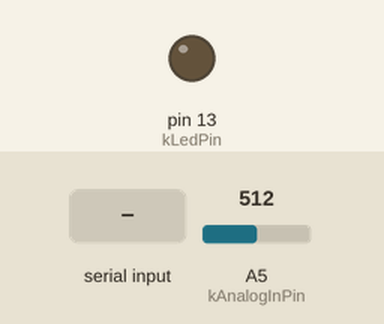
Recording of a sketch running on a simulated Arduino Leonardo, built with avr-gcc and run on an emulated ATmega32U4. Shown: output pins drawn as LEDs (lit = HIGH). The inputs (shaded band) are chosen by the test bench; at power-on: A5 (kAnalogInPin) = 512. What the sketch prints to the serial monitor is not drawn.

Above: at 1.2 s.
1.3 s: "2" received over Serial
At 2.0 s:
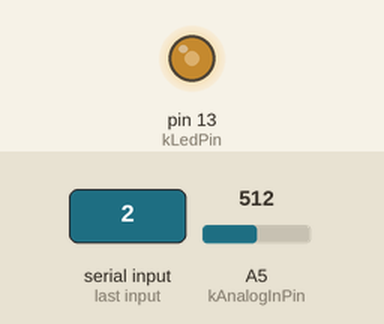
2.8 s: A5 (kAnalogInPin) set to 568
At 3.8 s:
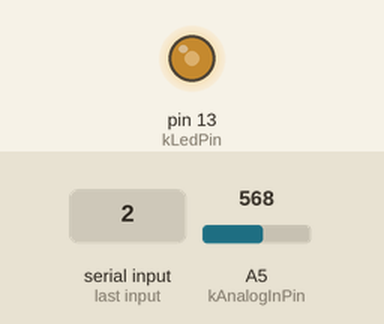
4.3 s: A5 (kAnalogInPin) set to 593
At 5.4 s:
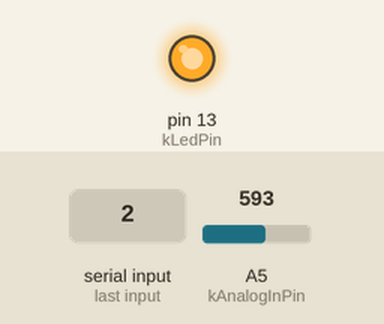
Timing chart, 0 to 7.3 s (numbered marks = the images above; inputs shaded):
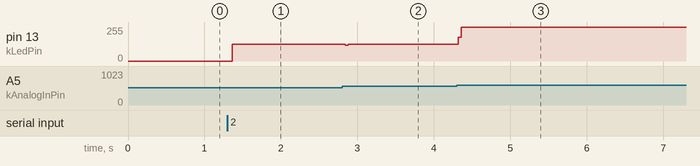

The sketch:

firmware.ino
```cpp
// (licence header left out)
#include <Keyboard.h>
#include <avr/eeprom.h>

#ifdef JAPANESE_

// Japanese (hiragana) mode. Must be used with romaji input mode.
#define ROWS 5
#define COLS 10
#define N_KEYS (ROWS * COLS)

// clang-format off
const char* characters[N_KEYS] = {
    "a", "i", "u", "e", "o",
    "ka", "ki", "ku", "ke", "ko",
    "sa", "si", "su", "se", "so",
    "ta", "ti", "tu", "te", "to",
    "na", "ni", "nu", "ne", "no",
    "ha", "hi", "hu", "he", "ho",
    "ma", "mi", "mu", "me", "mo",
    "ya", "ya", "yu", "yu", "yo",
    "ra", "ri", "ru", "re", "ro",
    "wa", "wo", "nn", ",", "."
};
// clang-format on

#else

// English alphabet mode.
#define N_KEYS 27
const char* characters[N_KEYS] = {"a", "b", "c", "d", "e", "f", "g", "h", "i",
                                  "j", "k", "l", "m", "n", "o", "p", "q", "r",
                                  "s", "t", "u", "v", "w", "x", "y", "z", " "};

#endif

const int kAnalogInPin = A5;
const int kLedPin = 13;
const uint8_t kMagicNumber = 0xa5;

// Decay ratio of the low-pass filter for smoothing the sensor input.
// Between 0.0 and 1.0.
const float kFilterDecay = 0.9;

struct Configuration {
  int min;
  int max;
  int home;
};

Configuration config;
float filtered = 0;
float max_bend = 0;
int prev_key = 0;
bool active = false;
bool enable_key_output = true;

void LoadDefaultConfig() {
  config.min = 612;
  config.max = 757;
  config.home = 580;
}

void setup() {
  Serial.begin(115200);
  LoadConfig();
  pinMode(kLedPin, OUTPUT);
  digitalWrite(kLedPin, LOW);
}

void SetupKeyboard() {
  enable_key_output = true;
  Keyboard.begin();
}

void OutputKey(const char* str) {
  if (!enable_key_output) {
    Serial.print(str);
    return;
  }
  Keyboard.print(str);
}

uint8_t Checksum(uint8_t initial_value, void* data, size_t size) {
  uint8_t result = initial_value;
  for (size_t i = 0; i < size; i++) {
    result += ((uint8_t*)data)[i];
  }
  return result;
}

void SaveConfig() {
  eeprom_write_block(&config, (void*)0, sizeof(config));
  int8_t checksum = Checksum(kMagicNumber, &config, sizeof(config));
  eeprom_write_block(&checksum, sizeof(config), 1);
}

void LoadConfig() {
  eeprom_read_block(&config, (void*)0, sizeof(config));
  uint8_t checksum_in_eeprom;
  eeprom_read_block(&checksum_in_eeprom, sizeof(config), 1);
  if (Checksum(kMagicNumber, &config, sizeof(config)) != checksum_in_eeprom) {
    Serial.print("No data in EEPROM. Loading default config.");
    LoadDefaultConfig();
  }
  Serial.print("home=");
  Serial.print(config.home);
  Serial.print(" min=");
  Serial.print(config.min);
  Serial.print(" max=");
  Serial.println(config.max);
}

void loop() {
  int sensor_value = analogRead(kAnalogInPin);
  float normalized_bend =
      (sensor_value - config.min) / (float)(config.max - config.min);
  filtered = (filtered * kFilterDecay + normalized_bend * (1 - kFilterDecay));
  if (Serial.available()) {
    int key = Serial.read();
    switch (key) {
      // Sensor calibration commands.
      case '0':
        config.home = sensor_value;
        break;
      case '1':
        config.min = sensor_value;
        break;
      case '2':
        config.max = sensor_value;
        break;
      case 'w':
        SaveConfig();
        break;
      case 'r':
        LoadConfig();
        break;

      // Other debug commands.
      case '!':
        SetupKeyboard();
        break;
      case ' ':
        // Show sensor status for debugging.
        Serial.print(sensor_value);
        Serial.print("\t");
        Serial.print(normalized_bend);
        Serial.print("\t");
        Serial.print(filtered);
        Serial.println();
    }
  }
  if (sensor_value < config.home && active) {
    active = false;
    filtered = 0;
    max_bend = 0;
  } else if (filtered > 0) {
    max_bend = max(max_bend, filtered);
    int new_key = min(N_KEYS - 1, (int)(max_bend * N_KEYS));
    if (new_key != prev_key) {
      if (active) {
        OutputKey("\b");
      }
      OutputKey(characters[new_key]);
      prev_key = new_key;
    }
    active = true;
  }
  digitalWrite(kLedPin, active);
  delay(2);
}
```

Measured:
- the behaviour switches between 579 and 580 on A5 (kAnalogInPin) (found by bisection; images 2 and 3)
- after the input at 1.3 s, pin 13 (kLedPin): 0/255 → 127/255 after 0.06 s
- after the input at 2.8 s, pin 13 (kLedPin): 127/255 → 118/255 at once, → 127/255 0.04 s later
- after the input at 4.3 s, pin 13 (kLedPin): 127/255 → 255/255 at once
